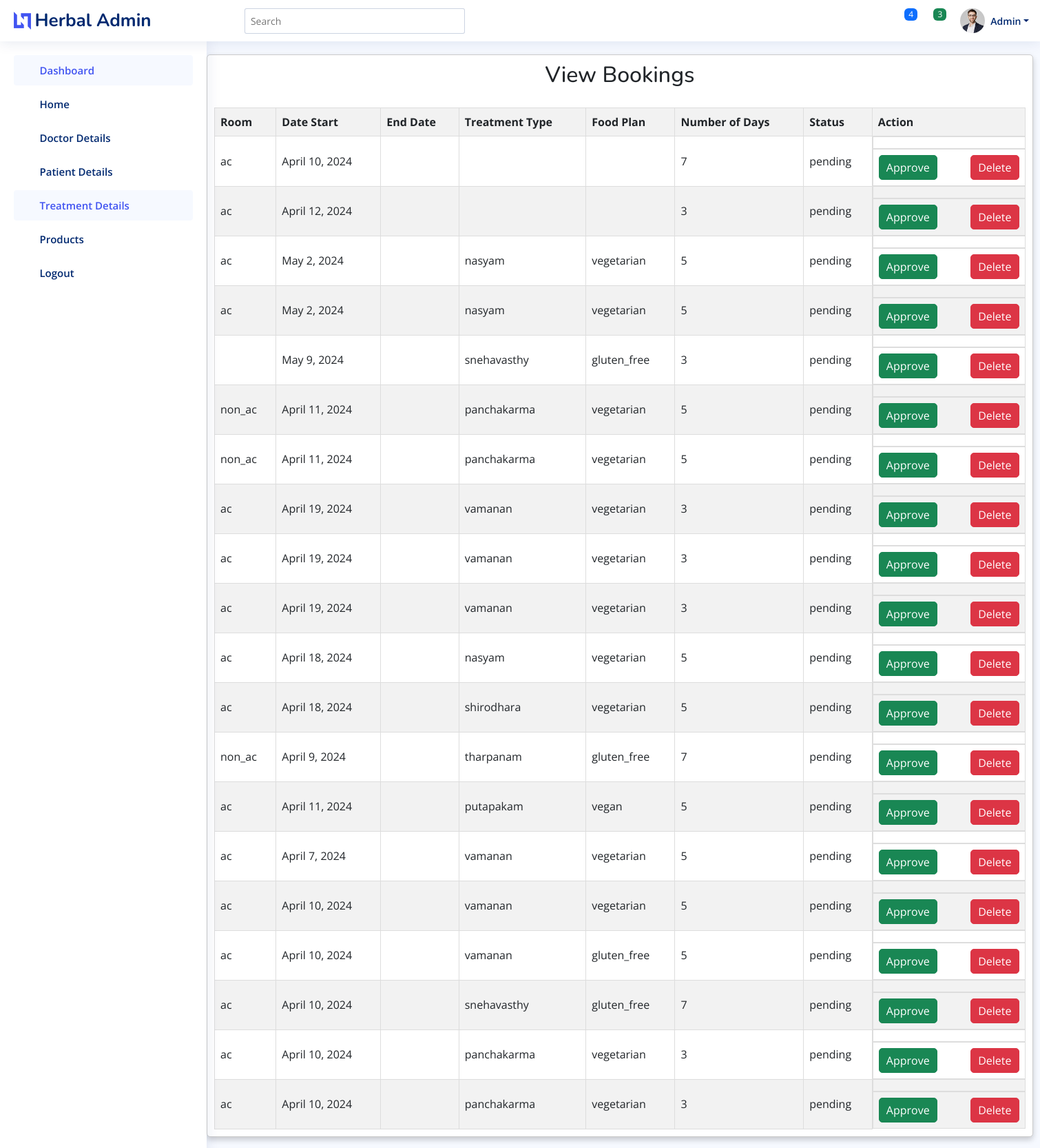
Page /admin_view_treatments/ on the committed database.
### consultation/models.py (models this page shows, shortened)
class Bookings(models.Model):
    TREATMENT_CHOICES = [
        ('panchakarma', 'Panchakarma'),
        ('vamanan', 'Vamanan'),
        ('snehavasthy', 'Snehavasthy'),
        ('nasyam', 'Nasyam'),
        ('shirodhara', 'Shirodhara'),
        ('tharpanam', 'Tharpanam'),
        ('putapakam', 'Putapakam'),
    ]
    FOOD_PLAN_CHOICES = [
        ('regular', 'Regular'),
        ('vegetarian', 'Vegetarian'),
        ('vegan', 'Vegan'),
        ('gluten_free', 'Gluten-Free'),
    ]
    NUMBER_OF_DAYS_CHOICES = [
        (3, '3 days'),
        (5, '5 days'),
        (7, '7 days'),
    ]
    room = models.ForeignKey(Room, on_delete=models.CASCADE)
    date_start = models.DateField()
    treatment_type = models.CharField(max_length=100, choices=TREATMENT_CHOICES)
    food_plan = models.CharField(max_length=100, choices=FOOD_PLAN_CHOICES)
    number_of_days = models.PositiveIntegerField(choices=NUMBER_OF_DAYS_CHOICES)
    status = models.CharField(max_length=100, default='pending')

class Room(models.Model):
    ROOM_TYPE_CHOICES = [
        ('ac', 'AC'),
        ('non_ac', 'Non-AC'),
    ]
    name = models.CharField(max_length=100)
    room_type = models.CharField(max_length=20, choices=ROOM_TYPE_CHOICES)

### consultation/views.py (the view)
# urls.py: path('admin_view_treatments/', views.admin_view_treatment, name='admin_view_treatments'),
def admin_view_treatment(request):
    bookings = Bookings.objects.all()
    return render(request, 'admin_view_treatment.html', {'bookings': bookings})

### templates/admin_view_treatment.html (shortened to what this page needs)
{% include 'admin_header.html' %}
<div class="center-align">
    <div class="card" style="width: 1200px;">
        <h2> View Bookings</h2>
        <table>
            <thead>
                <tr>
                    <th>Room</th>
                    <th>Date Start</th>
                    <th>End Date</th>
                    <th>Treatment Type</th>
                    <th>Food Plan</th>
                    <th>Number of Days</th>
                    <th>Status</th>
                    <th>Action</th>
                </tr>
            </thead>
            <tbody>
                {% for booking in bookings %}
                <tr>
                    <td>{{ booking.room.room_type }}</td>
                    <td>{{ booking.date_start }}</td>
                    <td>{{ booking.end_date }}</td>
                    <td>{{ booking.treatment_type }}</td>
                    <td>{{ booking.food_plan }}</td>
                    <td>{{ booking.number_of_days }}</td>
                    <td>{{ booking.status }}</td>
                    <td class="action-buttons">
                        <td class="action-buttons">
                            <button onclick="confirmApprove({{ booking.id }})" class="btn btn-success">Approve</button>
                            <button onclick="confirmDelete({{ booking.id }})" class="btn btn-delete">Delete</button>
                        </td>
                    </td>
                </tr>
                {% endfor %}
            </tbody>
        </table>
    </div>
</div>

### static/assets/css/style.css (style rules this page uses)
:root { scroll-behavior: smooth; }
body { font-family: "Open Sans", sans-serif; background: #f6f9ff; color: #444444; }
h1, h2, h3, h4, h5, h6 { font-family: "Nunito", sans-serif; }
.card { margin-bottom: 30px; border: none; border-radius: 5px; box-shadow: 0px 0 30px rgba(1, 41, 112, 0.1); }

### templates/admin_view_treatment.html (style rules this page uses)
.center-align { text-align: center; margin-left: 300px; }
.card { border: 1px solid #ccc; border-radius: 5px; padding: 10px; box-shadow: 0 4px 8px 0 rgba(0, 0, 0, 0.2); }
table { width: 100%; border-collapse: collapse; margin-top: 20px; }
th, td { border: 1px solid #dddddd; text-align: left; padding: 8px; }
th { background-color: #f2f2f2; }
tr:nth-child(even) { background-color: #f2f2f2; }
.action-buttons { display: flex; justify-content: space-between; }
.btn { padding: 5px 10px; border-radius: 5px; cursor: pointer; }
.btn-delete { background-color: #dc3545; color: #fff; border: 1px solid #dc3545; }

### rows in the picture
Bookings: room.room_type "ac", date_start "April 10, 2024", number_of_days "7", status "pending"
Bookings: room.room_type "ac", date_start "April 12, 2024", number_of_days "3", status "pending"
Bookings: room.room_type "ac", date_start "May 2, 2024", treatment_type "nasyam", food_plan "vegetarian", number_of_days "5", status "pending"
Bookings: room.room_type "ac", date_start "May 2, 2024", treatment_type "nasyam", food_plan "vegetarian", number_of_days "5", status "pending"
Bookings: date_start "May 9, 2024", treatment_type "snehavasthy", food_plan "gluten_free", number_of_days "3", status "pending"
Bookings: room.room_type "non_ac", date_start "April 11, 2024", treatment_type "panchakarma", food_plan "vegetarian", number_of_days "5", status "pending"
Bookings: room.room_type "non_ac", date_start "April 11, 2024", treatment_type "panchakarma", food_plan "vegetarian", number_of_days "5", status "pending"
Bookings: room.room_type "ac", date_start "April 19, 2024", treatment_type "vamanan", food_plan "vegetarian", number_of_days "3", status "pending"
Bookings: room.room_type "ac", date_start "April 19, 2024", treatment_type "vamanan", food_plan "vegetarian", number_of_days "3", status "pending"
Bookings: room.room_type "ac", date_start "April 19, 2024", treatment_type "vamanan", food_plan "vegetarian", number_of_days "3", status "pending"
Bookings: room.room_type "ac", date_start "April 18, 2024", treatment_type "nasyam", food_plan "vegetarian", number_of_days "5", status "pending"
Bookings: room.room_type "ac", date_start "April 18, 2024", treatment_type "shirodhara", food_plan "vegetarian", number_of_days "5", status "pending"
Bookings: room.room_type "non_ac", date_start "April 9, 2024", treatment_type "tharpanam", food_plan "gluten_free", number_of_days "7", status "pending"
Bookings: room.room_type "ac", date_start "April 11, 2024", treatment_type "putapakam", food_plan "vegan", number_of_days "5", status "pending"
Bookings: room.room_type "ac", date_start "April 7, 2024", treatment_type "vamanan", food_plan "vegetarian", number_of_days "5", status "pending"
Bookings: room.room_type "ac", date_start "April 10, 2024", treatment_type "vamanan", food_plan "vegetarian", number_of_days "5", status "pending"
Bookings: room.room_type "ac", date_start "April 10, 2024", treatment_type "vamanan", food_plan "gluten_free", number_of_days "5", status "pending"
Bookings: room.room_type "ac", date_start "April 10, 2024", treatment_type "snehavasthy", food_plan "gluten_free", number_of_days "7", status "pending"
Bookings: room.room_type "ac", date_start "April 10, 2024", treatment_type "panchakarma", food_plan "vegetarian", number_of_days "3", status "pending"
Bookings: room.room_type "ac", date_start "April 10, 2024", treatment_type "panchakarma", food_plan "vegetarian", number_of_days "3", status "pending"
